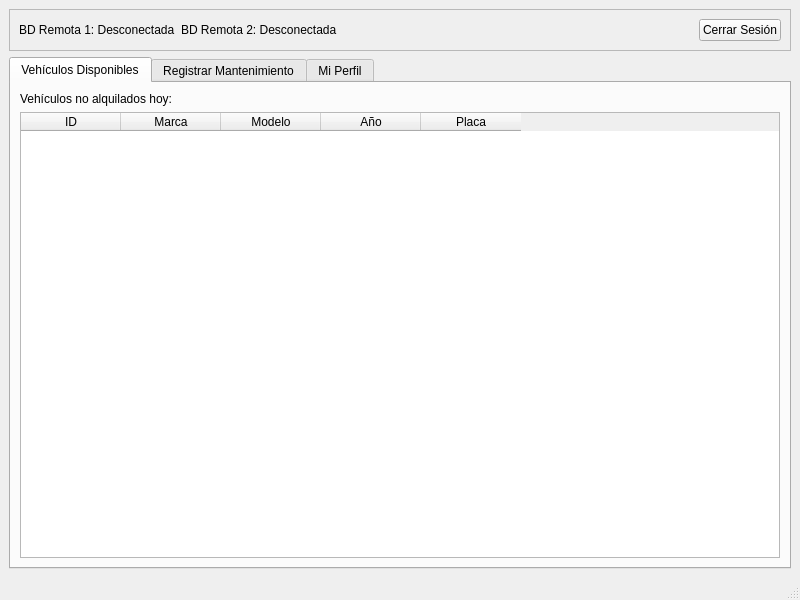
<?xml version="1.0" encoding="UTF-8"?>
<ui version="4.0">
 <class>EmpleadoMantenimientoView</class>
 <widget class="QMainWindow" name="EmpleadoMantenimientoView">
  <property name="geometry">
   <rect>
    <x>0</x>
    <y>0</y>
    <width>800</width>
    <height>600</height>
   </rect>
  </property>
  <property name="windowTitle">
   <string>Empleado de Mantenimiento</string>
  </property>
  <widget class="QWidget" name="centralwidget">
   <layout class="QVBoxLayout" name="verticalLayout">
    <item>
     <widget class="QFrame" name="topbar">
      <property name="frameShape">
       <enum>QFrame::StyledPanel</enum>
      </property>
      <property name="frameShadow">
       <enum>QFrame::Raised</enum>
      </property>
      <layout class="QHBoxLayout" name="horizontalLayout">
       <item>
        <widget class="QLabel" name="status_label1">
         <property name="text">
          <string>BD Remota 1: Desconectada</string>
         </property>
        </widget>
       </item>
       <item>
        <widget class="QLabel" name="status_label2">
         <property name="text">
          <string>BD Remota 2: Desconectada</string>
         </property>
        </widget>
       </item>
       <item>
        <spacer name="horizontalSpacer">
         <property name="orientation">
          <enum>Qt::Horizontal</enum>
         </property>
         <property name="sizeHint" stdset="0">
          <size>
           <width>40</width>
           <height>20</height>
          </size>
         </property>
        </spacer>
       </item>
       <item>
        <widget class="QPushButton" name="logout_button">
         <property name="text">
          <string>Cerrar Sesión</string>
         </property>
        </widget>
       </item>
      </layout>
     </widget>
    </item>
    <item>
     <widget class="QTabWidget" name="tabWidget">
      <property name="currentIndex">
       <number>0</number>
      </property>
      <widget class="QWidget" name="vehiculos_tab">
       <attribute name="title">
        <string>Vehículos Disponibles</string>
       </attribute>
       <layout class="QVBoxLayout" name="verticalLayout_2">
        <item>
         <widget class="QLabel" name="label_vehiculos_disponibles">
          <property name="text">
           <string>Vehículos no alquilados hoy:</string>
          </property>
         </widget>
        </item>
        <item>
         <widget class="QTableWidget" name="vehiculos_table">
          <column>
           <property name="text">
            <string>ID</string>
           </property>
          </column>
          <column>
           <property name="text">
            <string>Marca</string>
           </property>
          </column>
          <column>
           <property name="text">
            <string>Modelo</string>
           </property>
          </column>
          <column>
           <property name="text">
            <string>Año</string>
           </property>
          </column>
          <column>
           <property name="text">
            <string>Placa</string>
           </property>
          </column>
         </widget>
        </item>
       </layout>
      </widget>
      <widget class="QWidget" name="mantenimiento_tab">
       <attribute name="title">
        <string>Registrar Mantenimiento</string>
       </attribute>
       <layout class="QVBoxLayout" name="verticalLayout_3">
        <item>
         <widget class="QLabel" name="label_seleccionar_vehiculo">
          <property name="text">
           <string>Seleccionar Vehículo para Mantenimiento:</string>
          </property>
         </widget>
        </item>
        <item>
         <widget class="QComboBox" name="vehiculo_mantenimiento_combo"/>
        </item>
        <item>
         <widget class="QLabel" name="label_descripcion_mantenimiento">
          <property name="text">
           <string>Descripción:</string>
          </property>
         </widget>
        </item>
        <item>
         <widget class="QTextEdit" name="descripcion_mantenimiento_textEdit"/>
        </item>
        <item>
         <widget class="QLabel" name="label_valor_mantenimiento">
          <property name="text">
           <string>Valor:</string>
          </property>
         </widget>
        </item>
        <item>
         <widget class="QLineEdit" name="valor_mantenimiento_lineEdit"/>
        </item>
        <item>
         <widget class="QLabel" name="label_tipo_mantenimiento">
          <property name="text">
           <string>Tipo de Mantenimiento:</string>
          </property>
         </widget>
        </item>
        <item>
         <widget class="QComboBox" name="tipo_mantenimiento_combo"/>
        </item>
        <item>
         <widget class="QLabel" name="label_taller_mantenimiento">
          <property name="text">
           <string>Taller:</string>
          </property>
         </widget>
        </item>
        <item>
         <widget class="QComboBox" name="taller_mantenimiento_combo"/>
        </item>
        <item>
         <widget class="QLabel" name="label_fecha_fin_mantenimiento">
          <property name="text">
           <string>Fecha de Fin de Mantenimiento:</string>
          </property>
         </widget>
        </item>
        <item>
         <widget class="QDateEdit" name="fecha_fin_mantenimiento_dateEdit">
          <property name="calendarPopup">
           <bool>true</bool>
          </property>
         </widget>
        </item>
        <item>
         <widget class="QPushButton" name="registrar_mantenimiento_button">
          <property name="text">
           <string>Registrar Mantenimiento</string>
          </property>
         </widget>
        </item>
        <item>
         <spacer name="verticalSpacer">
          <property name="orientation">
           <enum>Qt::Vertical</enum>
          </property>
          <property name="sizeHint" stdset="0">
           <size>
            <width>20</width>
            <height>40</height>
           </size>
          </property>
         </spacer>
        </item>
       </layout>
      </widget>
      <widget class="QWidget" name="perfil_tab">
       <attribute name="title">
        <string>Mi Perfil</string>
       </attribute>
       <layout class="QVBoxLayout" name="verticalLayout_4">
        <item>
         <widget class="QTabWidget" name="perfil_sub_tabWidget">
          <property name="currentIndex">
           <number>0</number>
          </property>
          <widget class="QWidget" name="info_personal_tab">
           <attribute name="title">
            <string>Información Personal</string>
           </attribute>
           <layout class="QFormLayout" name="formLayout">
            <item row="0" column="0">
             <widget class="QLabel" name="label_nombre">
              <property name="text">
               <string>Nombre:</string>
              </property>
             </widget>
            </item>
            <item row="0" column="1">
             <widget class="QLineEdit" name="nombre_lineEdit"/>
            </item>
            <item row="1" column="0">
             <widget class="QLabel" name="label_email">
              <property name="text">
               <string>Email:</string>
              </property>
             </widget>
            </item>
            <item row="1" column="1">
             <widget class="QLineEdit" name="email_lineEdit"/>
            </item>
            <item row="2" column="0">
             <widget class="QLabel" name="label_documento">
              <property name="text">
               <string>Documento:</string>
              </property>
             </widget>
            </item>
            <item row="2" column="1">
             <widget class="QLineEdit" name="documento_lineEdit"/>
            </item>
            <item row="3" column="0">
             <widget class="QLabel" name="label_tipo_documento">
              <property name="text">
               <string>Tipo Documento:</string>
              </property>
             </widget>
            </item>
            <item row="3" column="1">
             <widget class="QComboBox" name="tipo_documento_combo"/>
            </item>
            <item row="4" column="0">
             <widget class="QLabel" name="label_telefono">
              <property name="text">
               <string>Teléfono:</string>
              </property>
             </widget>
            </item>
            <item row="4" column="1">
             <widget class="QLineEdit" name="telefono_lineEdit"/>
            </item>
            <item row="5" column="0">
             <widget class="QLabel" name="label_direccion">
              <property name="text">
               <string>Dirección:</string>
              </property>
             </widget>
            </item>
            <item row="5" column="1">
             <widget class="QLineEdit" name="direccion_lineEdit"/>
            </item>
            <item row="6" column="1">
             <widget class="QPushButton" name="update_profile_button">
              <property name="text">
               <string>Actualizar Información Personal</string>
              </property>
             </widget>
            </item>
           </layout>
          </widget>
          <widget class="QWidget" name="cambiar_contrasena_tab">
           <attribute name="title">
            <string>Cambiar Contraseña</string>
           </attribute>
           <layout class="QFormLayout" name="formLayout_2">
            <item row="0" column="0">
             <widget class="QLabel" name="label_current_password">
              <property name="text">
               <string>Contraseña Actual:</string>
              </property>
             </widget>
            </item>
            <item row="0" column="1">
             <widget class="QLineEdit" name="current_password_lineEdit">
              <property name="echoMode">
               <enum>QLineEdit::Password</enum>
              </property>
             </widget>
            </item>
            <item row="1" column="0">
             <widget class="QLabel" name="label_new_password">
              <property name="text">
               <string>Nueva Contraseña:</string>
              </property>
             </widget>
            </item>
            <item row="1" column="1">
             <widget class="QLineEdit" name="new_password_lineEdit">
              <property name="echoMode">
               <enum>QLineEdit::Password</enum>
              </property>
             </widget>
            </item>
            <item row="2" column="0">
             <widget class="QLabel" name="label_confirm_password">
              <property name="text">
               <string>Confirmar Nueva Contraseña:</string>
              </property>
             </widget>
            </item>
            <item row="2" column="1">
             <widget class="QLineEdit" name="confirm_password_lineEdit">
              <property name="echoMode">
               <enum>QLineEdit::Password</enum>
              </property>
             </widget>
            </item>
            <item row="3" column="1">
             <widget class="QPushButton" name="update_password_button">
              <property name="text">
               <string>Actualizar Contraseña</string>
              </property>
             </widget>
            </item>
           </layout>
          </widget>
         </widget>
        </item>
        <item>
         <spacer name="verticalSpacer_2">
          <property name="orientation">
           <enum>Qt::Vertical</enum>
          </property>
          <property name="sizeHint" stdset="0">
           <size>
            <width>20</width>
            <height>40</height>
           </size>
          </property>
         </spacer>
        </item>
       </layout>
      </widget>
     </widget>
    </item>
   </layout>
  </widget>
  <widget class="QMenuBar" name="menubar">
   <property name="geometry">
    <rect>
     <x>0</x>
     <y>0</y>
     <width>800</width>
     <height>26</height>
    </rect>
   </property>
  </widget>
  <widget class="QStatusBar" name="statusbar"/>
 </widget>
 <resources/>
 <connections/>
</ui>
